Frame 1 (no input): blank canvas, image omitted
Frame 60 (the mouse pressed at the canvas centre just before this capture): blank canvas, image omitted
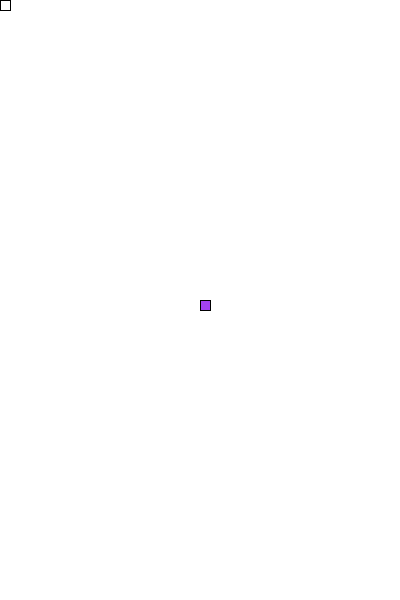
Frame 120 (the mouse held since frame 60 and released just before this capture)

The Processing sketch whose frames 1 and 60 were blank and that drew this single picture after the mouse press (run headless with seeded random() and noise(); from frame 60 on, the mouse is pressed at the canvas centre):

// Processing sketch: processing_48490
// ── processing_48490.pde

void setup()
{
  size(400,600);
  background(255,255,255);
  smooth();
}

void draw()
{
//  fill(0,0,255);
  rect(mouseX, mouseY,10,10);
}
void mousePressed()
{
  save("snapshot");
fill(random(255),random(255),random(255));
background(0,0,255);
}
